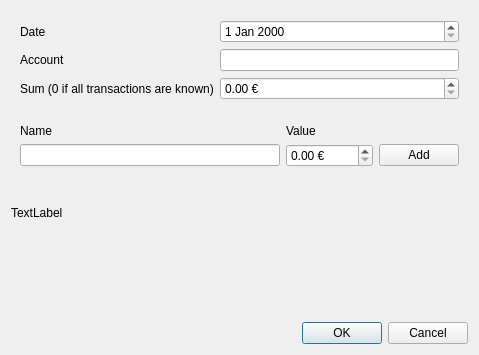
<?xml version="1.0" encoding="UTF-8"?>
<ui version="4.0">
 <class>NewBillDialog</class>
 <widget class="QDialog" name="NewBillDialog">
  <property name="geometry">
   <rect>
    <x>0</x>
    <y>0</y>
    <width>479</width>
    <height>355</height>
   </rect>
  </property>
  <property name="windowTitle">
   <string>Dialog</string>
  </property>
  <layout class="QVBoxLayout" name="verticalLayout">
   <item>
    <widget class="QWidget" name="widget_3" native="true">
     <layout class="QGridLayout" name="gridLayout_2">
      <item row="1" column="1">
       <widget class="QLineEdit" name="editAccount"/>
      </item>
      <item row="0" column="0">
       <widget class="QLabel" name="label_2">
        <property name="text">
         <string>Date</string>
        </property>
       </widget>
      </item>
      <item row="1" column="0">
       <widget class="QLabel" name="label_3">
        <property name="text">
         <string>Account</string>
        </property>
       </widget>
      </item>
      <item row="0" column="1">
       <widget class="QDateEdit" name="editDate"/>
      </item>
      <item row="2" column="0">
       <widget class="QLabel" name="label_6">
        <property name="text">
         <string>Sum (0 if all transactions are known)</string>
        </property>
       </widget>
      </item>
      <item row="2" column="1">
       <widget class="QDoubleSpinBox" name="editSum">
        <property name="suffix">
         <string> €</string>
        </property>
        <property name="maximum">
         <double>10000.000000000000000</double>
        </property>
       </widget>
      </item>
     </layout>
    </widget>
   </item>
   <item>
    <widget class="QWidget" name="widget" native="true">
     <layout class="QGridLayout" name="gridLayout">
      <item row="2" column="4">
       <widget class="QDoubleSpinBox" name="editValue">
        <property name="suffix">
         <string> €</string>
        </property>
        <property name="maximum">
         <double>10000.000000000000000</double>
        </property>
       </widget>
      </item>
      <item row="2" column="1">
       <widget class="QLineEdit" name="editName"/>
      </item>
      <item row="2" column="5">
       <widget class="QPushButton" name="buttonAdd">
        <property name="text">
         <string>Add</string>
        </property>
       </widget>
      </item>
      <item row="1" column="1">
       <widget class="QLabel" name="label">
        <property name="text">
         <string>Name</string>
        </property>
       </widget>
      </item>
      <item row="1" column="4">
       <widget class="QLabel" name="label_4">
        <property name="text">
         <string>Value</string>
        </property>
       </widget>
      </item>
     </layout>
     <zorder>editValue</zorder>
     <zorder>buttonAdd</zorder>
     <zorder>label</zorder>
     <zorder>label_4</zorder>
     <zorder>editName</zorder>
    </widget>
   </item>
   <item>
    <widget class="QWidget" name="widget_2" native="true">
     <layout class="QHBoxLayout" name="horizontalLayout"/>
    </widget>
   </item>
   <item>
    <widget class="QLabel" name="labelSummary">
     <property name="text">
      <string>TextLabel</string>
     </property>
    </widget>
   </item>
   <item>
    <spacer name="verticalSpacer">
     <property name="orientation">
      <enum>Qt::Vertical</enum>
     </property>
     <property name="sizeHint" stdset="0">
      <size>
       <width>20</width>
       <height>40</height>
      </size>
     </property>
    </spacer>
   </item>
   <item>
    <widget class="QDialogButtonBox" name="buttonBox">
     <property name="orientation">
      <enum>Qt::Horizontal</enum>
     </property>
     <property name="standardButtons">
      <set>QDialogButtonBox::Cancel|QDialogButtonBox::Ok</set>
     </property>
    </widget>
   </item>
  </layout>
 </widget>
 <tabstops>
  <tabstop>editDate</tabstop>
  <tabstop>editAccount</tabstop>
  <tabstop>editSum</tabstop>
  <tabstop>editName</tabstop>
  <tabstop>editValue</tabstop>
  <tabstop>buttonAdd</tabstop>
 </tabstops>
 <resources/>
 <connections>
  <connection>
   <sender>buttonBox</sender>
   <signal>accepted()</signal>
   <receiver>NewBillDialog</receiver>
   <slot>accept()</slot>
   <hints>
    <hint type="sourcelabel">
     <x>248</x>
     <y>254</y>
    </hint>
    <hint type="destinationlabel">
     <x>157</x>
     <y>274</y>
    </hint>
   </hints>
  </connection>
  <connection>
   <sender>buttonBox</sender>
   <signal>rejected()</signal>
   <receiver>NewBillDialog</receiver>
   <slot>reject()</slot>
   <hints>
    <hint type="sourcelabel">
     <x>316</x>
     <y>260</y>
    </hint>
    <hint type="destinationlabel">
     <x>286</x>
     <y>274</y>
    </hint>
   </hints>
  </connection>
 </connections>
</ui>
